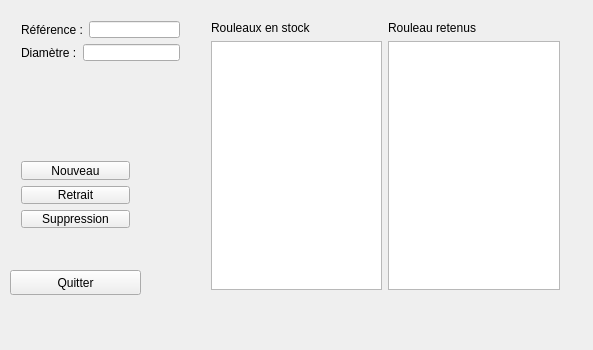
<?xml version="1.0" encoding="UTF-8"?>
<ui version="4.0">
 <class>Widget</class>
 <widget class="QWidget" name="Widget">
  <property name="geometry">
   <rect>
    <x>0</x>
    <y>0</y>
    <width>593</width>
    <height>350</height>
   </rect>
  </property>
  <property name="windowTitle">
   <string>Widget</string>
  </property>
  <widget class="QWidget" name="layoutWidget">
   <property name="geometry">
    <rect>
     <x>10</x>
     <y>150</y>
     <width>131</width>
     <height>89</height>
    </rect>
   </property>
   <layout class="QVBoxLayout" name="verticalLayout_5">
    <item>
     <widget class="QPushButton" name="pushButton_4">
      <property name="text">
       <string>Nouveau</string>
      </property>
     </widget>
    </item>
    <item>
     <widget class="QPushButton" name="pushButtonRetrait">
      <property name="text">
       <string>Retrait</string>
      </property>
     </widget>
    </item>
    <item>
     <widget class="QPushButton" name="pushButtonSuppression">
      <property name="text">
       <string>Suppression</string>
      </property>
     </widget>
    </item>
   </layout>
  </widget>
  <widget class="QWidget" name="layoutWidget_2">
   <property name="geometry">
    <rect>
     <x>200</x>
     <y>10</y>
     <width>371</width>
     <height>291</height>
    </rect>
   </property>
   <layout class="QHBoxLayout" name="horizontalLayout_4">
    <item>
     <layout class="QVBoxLayout" name="verticalLayout_6">
      <item>
       <widget class="QLabel" name="label_5">
        <property name="text">
         <string>Rouleaux en stock</string>
        </property>
       </widget>
      </item>
      <item>
       <widget class="QListWidget" name="listWidget_3"/>
      </item>
     </layout>
    </item>
    <item>
     <layout class="QVBoxLayout" name="verticalLayout_7">
      <item>
       <widget class="QLabel" name="label_6">
        <property name="text">
         <string>Rouleau retenus</string>
        </property>
       </widget>
      </item>
      <item>
       <widget class="QListWidget" name="listWidget_4"/>
      </item>
     </layout>
    </item>
   </layout>
  </widget>
  <widget class="QPushButton" name="pushButtonQuitter">
   <property name="geometry">
    <rect>
     <x>10</x>
     <y>270</y>
     <width>131</width>
     <height>25</height>
    </rect>
   </property>
   <property name="text">
    <string>Quitter</string>
   </property>
  </widget>
  <widget class="QWidget" name="layoutWidget_3">
   <property name="geometry">
    <rect>
     <x>10</x>
     <y>10</y>
     <width>181</width>
     <height>62</height>
    </rect>
   </property>
   <layout class="QVBoxLayout" name="verticalLayout_8">
    <item>
     <layout class="QHBoxLayout" name="horizontalLayout_5">
      <item>
       <widget class="QLabel" name="label_7">
        <property name="text">
         <string>Référence :</string>
        </property>
       </widget>
      </item>
      <item>
       <widget class="QLineEdit" name="lineEdit_3"/>
      </item>
     </layout>
    </item>
    <item>
     <layout class="QHBoxLayout" name="horizontalLayout_6">
      <item>
       <widget class="QLabel" name="label_8">
        <property name="text">
         <string>Diamètre :</string>
        </property>
       </widget>
      </item>
      <item>
       <widget class="QLineEdit" name="lineEdit_4"/>
      </item>
     </layout>
    </item>
   </layout>
  </widget>
 </widget>
 <layoutdefault spacing="6" margin="11"/>
 <resources/>
 <connections/>
</ui>
